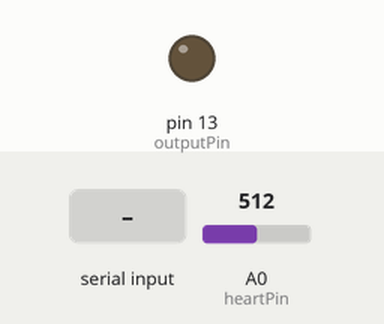
Simulated run of this sketch. Board: Arduino Uno, built with avr-gcc and run on an emulated ATmega328P. On the bench: output pins drawn as LEDs (lit = HIGH). Inputs (shaded band) come from the test bench; at power-on: A0 (heartPin) = 512. What the sketch prints to the serial monitor is not drawn.

Above: at 1.2 s.
1.3 s: "TRIG ON\n" received over Serial
At 2.3 s:
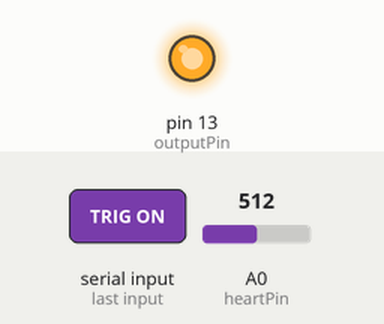
2.8 s: "TRIG OFF\n" received over Serial
At 3.5 s:
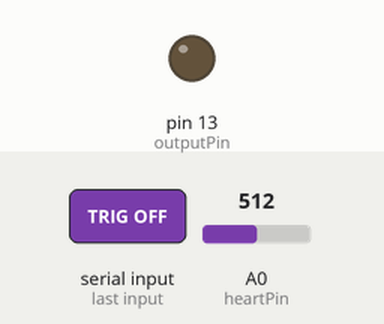
Timing chart, 0 to 5.8 s (numbered marks = the images above; inputs shaded):
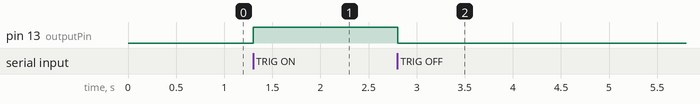

The sketch:

ecg.ino
```cpp
/*!
* @file HeartRateMonitor.ino
* @brief HeartRateMonitor.ino  Sampling and ECG output
*
*  Real-time sampling and ECG output
*
* @author linfeng(490289303@qq.com)
* @version  V1.0
* @date  2016-4-5
*/
const int heartPin = A0;
const int outputPin = 13;
void setup() {
  Serial.begin(115200);
  pinMode(outputPin, OUTPUT);
}
void loop() {
    if (Serial.available() > 0) {
    String command = Serial.readStringUntil('\n'); // Read the incoming string until newline

    if (command == "TRIG ON") {
      digitalWrite(outputPin, HIGH); // Set the output pin HIGH (5V)
    } else if (command == "TRIG OFF") {
      digitalWrite(outputPin, LOW); // Set the output pin LOW (0V)
    }
  }
  int heartValue = analogRead(heartPin);
  Serial.println(heartValue);
  delay(5);
}
```

Measured:
- after the input at 1.3 s, pin 13 (outputPin): LOW → HIGH at once
- after the input at 2.8 s, pin 13 (outputPin): HIGH → LOW at once
